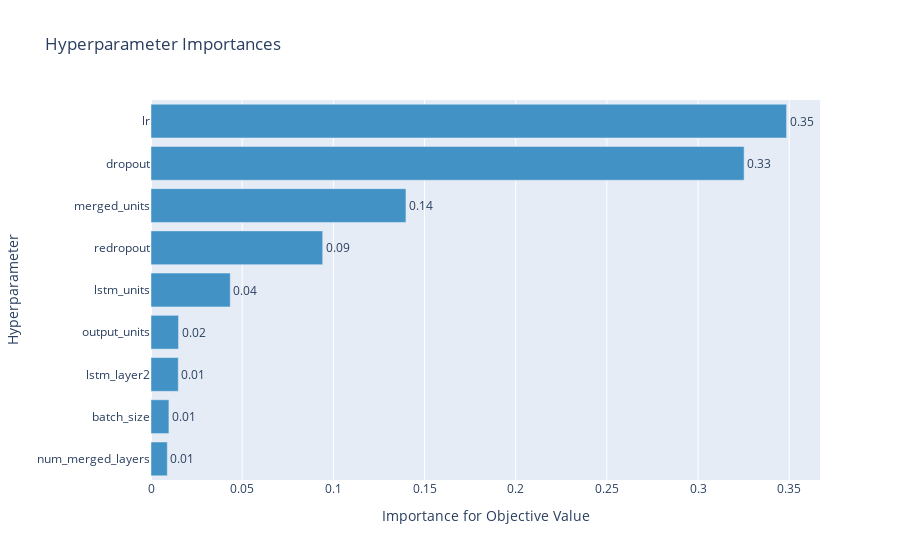

Notebook code for this chart:
### Code cell
optuna.visualization.plot_param_importances(study)

### Figure 1 — Plotly figure (JSON) as saved in the notebook; plotly's stock layout.template omitted (floating-point values rounded to 4 significant figures)
{"data": [{"cliponaxis": false, "hovertemplate": ["num_merged_layers (IntUniformDistribution): 0.008950375534157666<extra></extra>", "batch_size (CategoricalDistribution): 0.009819265335108818<extra></extra>", "lstm_layer2 (CategoricalDistribution): 0.014960526365501022<extra></extra>", "output_units (IntUniformDistribution): 0.015091244821896612<extra></extra>", "lstm_units (IntUniformDistribution): 0.04345956467032459<extra></extra>", "redropout (UniformDistribution): 0.09415161048561203<extra></extra>", "merged_units (IntUniformDistribution): 0.13980037894691735<extra></extra>", "dropout (UniformDistribution): 0.3252492463551519<extra></extra>", "lr (LogUniformDistribution): 0.3485177874853301<extra></extra>"], "marker": {"color": "rgb(66,146,198)"}, "orientation": "h", "text": ["0.008950375534157666", "0.009819265335108818", "0.014960526365501022", "0.015091244821896612", "0.04345956467032459", "0.09415161048561203", "0.13980037894691735", "0.3252492463551519", "0.3485177874853301"], "textposition": "outside", "texttemplate": "%{text:.2f}", "type": "bar", "x": [0.00895, 0.009819, 0.01496, 0.01509, 0.04346, 0.09415, 0.1398, 0.3252, 0.3485], "y": ["num_merged_layers", "batch_size", "lstm_layer2", "output_units", "lstm_units", "redropout", "merged_units", "dropout", "lr"]}], "layout": {"showlegend": false, "title": {"text": "Hyperparameter Importances"}, "xaxis": {"title": {"text": "Importance for Objective Value"}}, "yaxis": {"title": {"text": "Hyperparameter"}}}}
